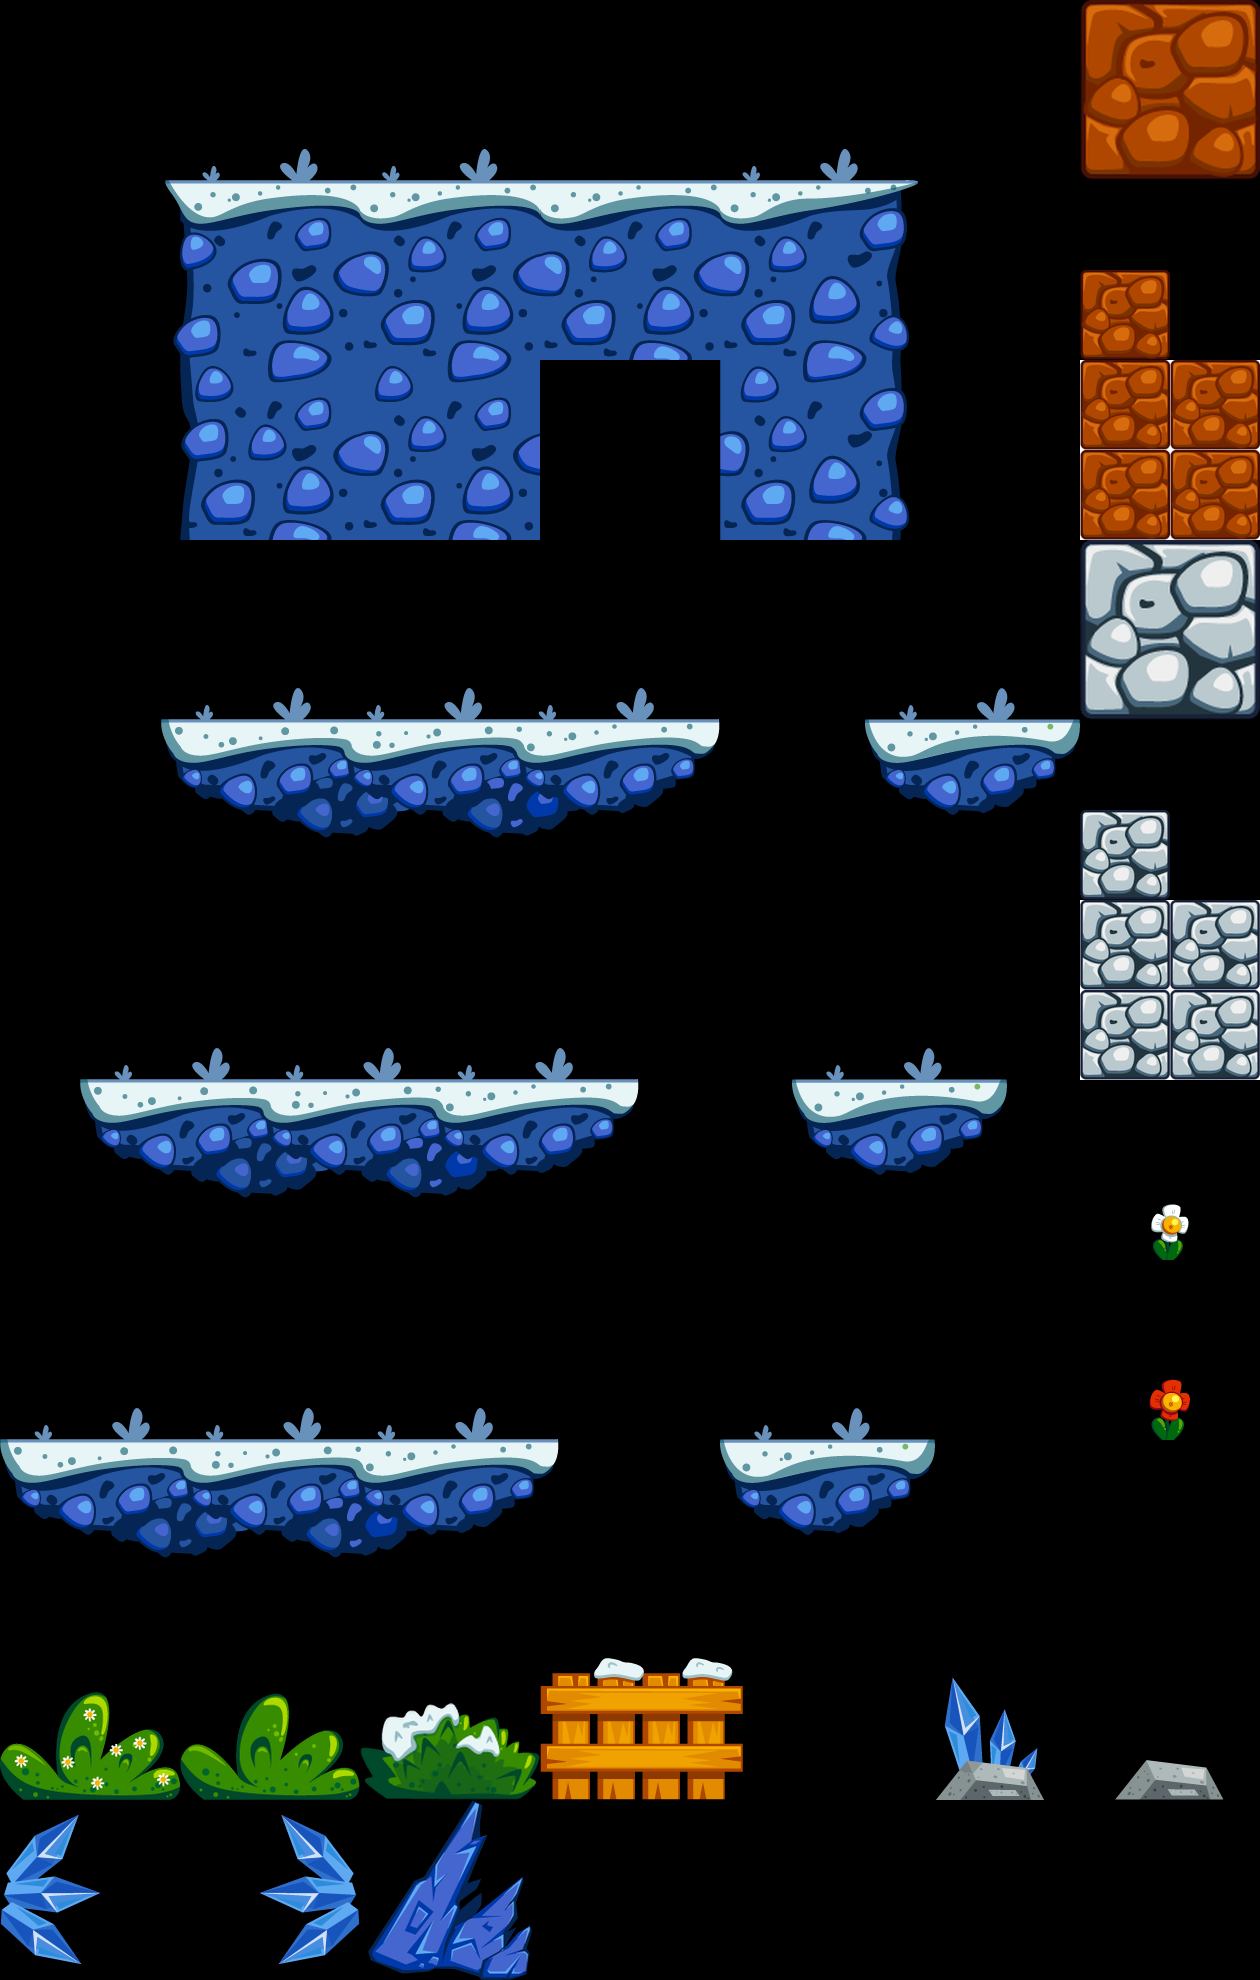

A level layout from a 2D game, rendered from its tile map. Below: a short description, then the map file with its tile-grid data intact:
An orthogonal 7x11 tile map with 180x180 px tiles, 1 tile layer (Vrstva dlaždic 1).

<map version="1.0" tiledversion="1.0.3" orientation="orthogonal" renderorder="right-down" width="7" height="11" tilewidth="180" tileheight="180" nextobjectid="1">
 <tileset firstgid="1" name="world1Tiles" tilewidth="720" tileheight="360" tilecount="49" columns="0">
  <grid orientation="orthogonal" width="1" height="1" />
  <tile id="0">
   <image width="180" height="180" source="world1 180 x 180/bush 1 180x180.png" />
  </tile>
  <tile id="1">
   <image width="180" height="180" source="world1 180 x 180/bush 2 180x180.png" />
  </tile>
  <tile id="2">
   <image width="180" height="180" source="world1 180 x 180/bush 3 180x180.png" />
  </tile>
  <tile id="3">
   <image width="360" height="180" source="world1 180 x 180/fence 360x180.png" />
  </tile>
  <tile id="4">
   <image width="180" height="180" source="world1 180 x 180/full 180x180.png" />
  </tile>
  <tile id="5">
   <image width="180" height="360" source="world1 180 x 180/ground 1 180x360.png" />
  </tile>
  <tile id="6">
   <image width="180" height="360" source="world1 180 x 180/ground 2 180x360.png" />
  </tile>
  <tile id="7">
   <image width="360" height="360" source="world1 180 x 180/ground left 360x360.png" />
  </tile>
  <tile id="8">
   <image width="360" height="360" source="world1 180 x 180/ground right 360x360.png" />
  </tile>
  <tile id="9">
   <image width="180" height="180" source="world1 180 x 180/chopped tree 180x180.png" />
  </tile>
  <tile id="10">
   <image width="180" height="180" source="world1 180 x 180/plant 1 180x180.png" />
  </tile>
  <tile id="11">
   <image width="180" height="180" source="world1 180 x 180/plant 2 180x180.png" />
  </tile>
  <tile id="12">
   <image width="720" height="360" source="world1 180 x 180/platform big center 720x360.png" />
  </tile>
  <tile id="13">
   <image width="720" height="360" source="world1 180 x 180/platform big left 720x360.png" />
  </tile>
  <tile id="14">
   <image width="720" height="360" source="world1 180 x 180/platform big right 720x360.png" />
  </tile>
  <tile id="15">
   <image width="360" height="360" source="world1 180 x 180/platform small center 360x360.png" />
  </tile>
  <tile id="16">
   <image width="360" height="360" source="world1 180 x 180/platform small left 360x360.png" />
  </tile>
  <tile id="17">
   <image width="360" height="360" source="world1 180 x 180/platform small right 360x360.png" />
  </tile>
  <tile id="18">
   <image width="180" height="180" source="world1 180 x 180/stone 180x180.png" />
  </tile>
  <tile id="19">
   <image width="180" height="180" source="world1 180 x 180/wall 1 2x2 180x180.png" />
  </tile>
  <tile id="20">
   <image width="90" height="90" source="world1 180 x 180/wall 1 90x90.png" />
  </tile>
  <tile id="21">
   <image width="180" height="180" source="world1 180 x 180/wall 1 180x180.png" />
  </tile>
  <tile id="22">
   <image width="180" height="180" source="world1 180 x 180/wall 2 2x2 180x180.png" />
  </tile>
  <tile id="23">
   <image width="90" height="90" source="world1 180 x 180/wall 2 90x90.png" />
  </tile>
  <tile id="24">
   <image width="180" height="180" source="world1 180 x 180/wall 2 180x180.png" />
  </tile>
  <tile id="25">
   <image width="360" height="180" source="world1 180 x 180/wall left 360x180.png" />
  </tile>
  <tile id="26">
   <image width="360" height="180" source="world1 180 x 180/wall right 360x180.png" />
  </tile>
  <tile id="27">
   <image width="180" height="180" source="world5 180 x 180/bush 1 180x180.png" />
  </tile>
  <tile id="28">
   <image width="180" height="180" source="world5 180 x 180/bush 2 180x180.png" />
  </tile>
  <tile id="29">
   <image width="180" height="180" source="world5 180 x 180/bush 3 180x180.png" />
  </tile>
  <tile id="30">
   <image width="180" height="180" source="world5 180 x 180/bush 4 180x180.png" />
  </tile>
  <tile id="31">
   <image width="180" height="180" source="world5 180 x 180/crystal 1 180x180.png" />
  </tile>
  <tile id="32">
   <image width="180" height="180" source="world5 180 x 180/crystal left 180x180.png" />
  </tile>
  <tile id="33">
   <image width="180" height="180" source="world5 180 x 180/crystal right 180x180.png" />
  </tile>
  <tile id="34">
   <image width="360" height="180" source="world5 180 x 180/fence 360x180.png" />
  </tile>
  <tile id="35">
   <image width="180" height="180" source="world5 180 x 180/full 180x180.png" />
  </tile>
  <tile id="36">
   <image width="180" height="360" source="world5 180 x 180/ground 1 180x360.png" />
  </tile>
  <tile id="37">
   <image width="180" height="360" source="world5 180 x 180/ground 2 180x360.png" />
  </tile>
  <tile id="38">
   <image width="360" height="360" source="world5 180 x 180/ground left 360x360.png" />
  </tile>
  <tile id="39">
   <image width="360" height="360" source="world5 180 x 180/ground right 360x360.png" />
  </tile>
  <tile id="46">
   <image width="180" height="180" source="world5 180 x 180/stone crystal 180x180.png" />
  </tile>
  <tile id="47">
   <image width="360" height="180" source="world5 180 x 180/wall left 360x180.png" />
  </tile>
  <tile id="48">
   <image width="360" height="180" source="world5 180 x 180/wall right 360x180.png" />
  </tile>
  <tile id="52">
   <image width="720" height="360" source="world5 180 x 180/platform big center 720x360.png" />
  </tile>
  <tile id="53">
   <image width="720" height="360" source="world5 180 x 180/platform big left 720x360.png" />
  </tile>
  <tile id="54">
   <image width="720" height="360" source="world5 180 x 180/platform big right 720x360.png" />
  </tile>
  <tile id="55">
   <image width="360" height="360" source="world5 180 x 180/platform small center 360x360.png" />
  </tile>
  <tile id="56">
   <image width="360" height="360" source="world5 180 x 180/platform small left 360x360.png" />
  </tile>
  <tile id="57">
   <image width="360" height="360" source="world5 180 x 180/platform small right 360x360.png" />
  </tile>
 </tileset>
 <layer name="Vrstva dlaždic 1" width="7" height="11">
  <data encoding="csv">
0,0,0,0,0,0,22,
39,0,37,38,40,0,21,
48,0,36,0,49,0,20,
0,0,0,0,0,0,25,
55,0,0,0,58,0,24,
0,0,0,0,0,0,23,
53,0,0,0,56,0,11,
0,0,0,0,0,0,12,
54,0,0,0,57,0,0,
1,2,31,35,0,47,19,
34,33,32,0,0,0,0
</data>
 </layer>
</map>
